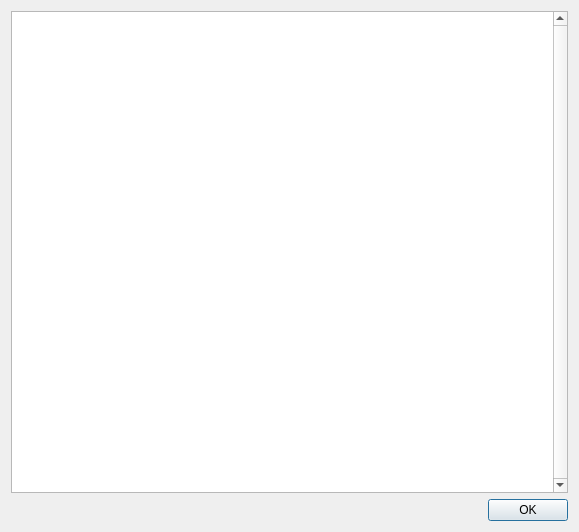
<?xml version="1.0" encoding="UTF-8"?>
<ui version="4.0">
 <class>HelpDialog</class>
 <widget class="QDialog" name="HelpDialog">
  <property name="windowModality">
   <enum>Qt::WindowModal</enum>
  </property>
  <property name="geometry">
   <rect>
    <x>0</x>
    <y>0</y>
    <width>579</width>
    <height>532</height>
   </rect>
  </property>
  <property name="maximumSize">
   <size>
    <width>579</width>
    <height>600</height>
   </size>
  </property>
  <property name="mouseTracking">
   <bool>true</bool>
  </property>
  <property name="tabletTracking">
   <bool>false</bool>
  </property>
  <property name="focusPolicy">
   <enum>Qt::StrongFocus</enum>
  </property>
  <property name="contextMenuPolicy">
   <enum>Qt::NoContextMenu</enum>
  </property>
  <property name="windowTitle">
   <string>BookSmith Help</string>
  </property>
  <property name="windowIcon">
   <iconset>
    <normaloff>gfx/BookSmith.ico</normaloff>gfx/BookSmith.ico</iconset>
  </property>
  <property name="modal">
   <bool>true</bool>
  </property>
  <layout class="QVBoxLayout" name="verticalLayout">
   <item>
    <widget class="QTextEdit" name="textEdit">
     <property name="mouseTracking">
      <bool>true</bool>
     </property>
     <property name="acceptDrops">
      <bool>false</bool>
     </property>
     <property name="verticalScrollBarPolicy">
      <enum>Qt::ScrollBarAlwaysOn</enum>
     </property>
     <property name="undoRedoEnabled">
      <bool>false</bool>
     </property>
     <property name="readOnly">
      <bool>true</bool>
     </property>
    </widget>
   </item>
   <item>
    <widget class="QDialogButtonBox" name="buttonBox">
     <property name="orientation">
      <enum>Qt::Horizontal</enum>
     </property>
     <property name="standardButtons">
      <set>QDialogButtonBox::Ok</set>
     </property>
    </widget>
   </item>
  </layout>
 </widget>
 <resources/>
 <connections>
  <connection>
   <sender>buttonBox</sender>
   <signal>accepted()</signal>
   <receiver>HelpDialog</receiver>
   <slot>accept()</slot>
   <hints>
    <hint type="sourcelabel">
     <x>248</x>
     <y>254</y>
    </hint>
    <hint type="destinationlabel">
     <x>157</x>
     <y>274</y>
    </hint>
   </hints>
  </connection>
  <connection>
   <sender>buttonBox</sender>
   <signal>rejected()</signal>
   <receiver>HelpDialog</receiver>
   <slot>reject()</slot>
   <hints>
    <hint type="sourcelabel">
     <x>316</x>
     <y>260</y>
    </hint>
    <hint type="destinationlabel">
     <x>286</x>
     <y>274</y>
    </hint>
   </hints>
  </connection>
 </connections>
</ui>
